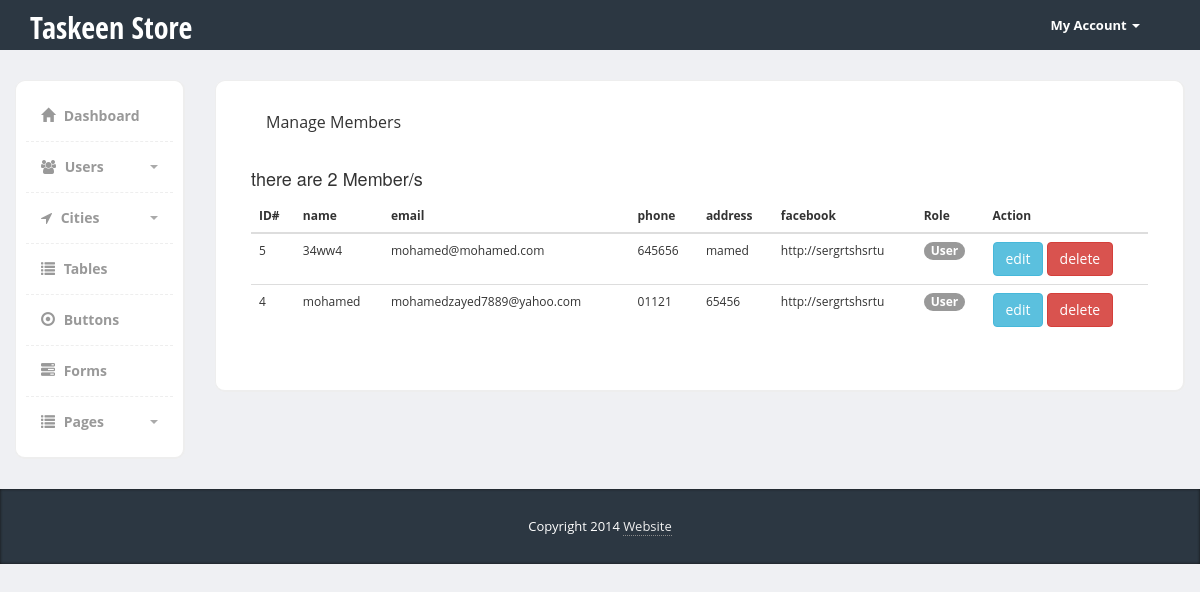
The app's page /Admin/city.php (signed in) with its own data.
### tables this page shows
CREATE TABLE `users` (
  `id` int(11) NOT NULL,
  `name` varchar(255) NOT NULL,
  `email` varchar(255) NOT NULL,
  `phone` varchar(255) NOT NULL,
  `address` varchar(255) NOT NULL,
  `facebook` varchar(255) NOT NULL,
  `password` varchar(255) NOT NULL,
  `isadmin` int(11) NOT NULL DEFAULT '0'
);

### Admin/city.php (the view, shortened to what this page needs)
<?php
    if (isset($_SESSION["admin_mail"])) {
        include "init.php";
        $do = isset($_GET['do']) ? $_GET['do'] : 'Manage';
?>
<div class="page-content">
    <div class="row">
        <?php
        include "includes/templates/sidebar.php";
        ?>
        <?php if ($do == 'Manage'): ?>
        <div class="col-md-10">
            <div class="content-box-large">
                <div class="panel-heading">
                    <div class="panel-title">
                        Manage Members
                    </div>
                </div>
                <?php
                    $stmt = $conn->prepare("SELECT * FROM users WHERE id != 1 ORDER BY id DESC");
                    $stmt->execute();
                    $rows = $stmt->fetchAll();
                    $count = $stmt->rowCount();
                ?>
                <div class="panel-body">
                    <h4>there <?php echo $count === 1 ? 'is ' . $count :  'are ' . $count; ?> Member/s</h4>
                    <div class="table-responsive">
                        <table class="table">
                            <thead>
                                <tr>
                                    <th>ID#</th>
                                    <th>name</th>
                                    <th>email</th>
                                    <th>phone</th>
                                    <th>address</th>
                                    <th>facebook</th>
                                    <th>Role</th>
                                    <th>Action</th>
                                </tr>
                            </thead>
                            <tbody>
                                <?php if ($count > 0): ?>
                                    <?php foreach ($rows as $row): ?>
                                        <tr>
                                            <td><?php echo $row['id']; ?></td>
                                            <td><?php echo $row['name']; ?></td>
                                            <td><?php echo $row['email']; ?></td>
                                            <td><?php echo $row['phone']; ?></td>
                                            <td><?php echo $row['address']; ?></td>
                                            <td><?php echo $row['facebook']; ?></td>
                                            <td>
                                                <?php if ($row['isadmin'] == 1): ?>
                                                    <span class="badge">Admin</span>
                                                <?php else: ?>
                                                    <span class="badge">User</span>
                                                <?php endif; ?>
                                            </td>
                                            <td>
                                                <a href="#" class="btn btn-info">edit</a>
                                                <a href="#" class="btn btn-danger">delete</a>
                                            </td>
                                        </tr>
                                    <?php endforeach; ?>
                                <?php else: ?>
                                    <tr>
                                        <div class="alert alert-success">Add Members Please</div>
                                    </tr>
                                <?php endif; ?>
                            </tbody>
                        </table>
                    </div>
                </div>
            </div>
        </div>
        <?php endif; ?>
    </div>
</div>
<?php
        include "includes/templates/footer.php";
    }else {
        header ("Location: login.php");
        exit();
    }
?>

### Admin/includes/templates/header.php (shortened to what this page needs)
<!DOCTYPE html>
<html>
<head>
    <link href="layouts/css/jquery-ui-1.10.4.css" rel="stylesheet" media="screen">
    <link href="layouts/bootstrap/css/bootstrap.min.css" rel="stylesheet">
    <link href="layouts/css/bootstrap-editable.css" rel="stylesheet"/>
    <link href="layouts/css/styles.css" rel="stylesheet">
    <link href="layouts/css/buttons.css" rel="stylesheet">
    <link href="layouts/css/font-awesome.min.css" rel="stylesheet">
    <link href="layouts/vendors/form-helpers/css/bootstrap-formhelpers.min.css" rel="stylesheet">
    <link href="layouts/vendors/select/bootstrap-select.min.css" rel="stylesheet">
    <link href="layouts/vendors/tags/css/bootstrap-tags.css" rel="stylesheet">
    <link href="layouts/vendors/bootstrap-datetimepicker/datetimepicker.css" rel="stylesheet">
    <link href="layouts/css/forms.css" rel="stylesheet">
</head>
<body>

### Admin/init.php (shortened to what this page needs)
<?php
    include "includes/templates/header.php";
    if (!isset($loginPage)) {
        include "includes/templates/nav.php";
    }
?>

### Admin/includes/templates/nav.php (shortened to what this page needs)
<div class="header">
    <div class="container">
        <div class="row">
            <div class="col-md-10">
                <div class="logo">
                    <h1><a href="index.php">Taskeen Store</a></h1>
                </div>
            </div>
            <div class="col-md-2">
                <div class="navbar navbar-inverse" role="banner">
                    <nav class="collapse navbar-collapse bs-navbar-collapse navbar-right" role="navigation">
                        <ul class="nav navbar-nav">
                            <li class="dropdown">
                                <a href="#" class="dropdown-toggle" data-toggle="dropdown">My Account <b class="caret"></b></a>
                            </li>
                        </ul>
                    </nav>
                </div>
            </div>
        </div>
    </div>
</div>

### Admin/includes/templates/sidebar.php (shortened to what this page needs)
<div class="col-md-2">
  <div class="sidebar content-box" style="display: block;">
      <ul class="nav">
          <li><a href="index.php"><i class="glyphicon glyphicon-home"></i> Dashboard</a></li>
          <li class="submenu">
               <a href="#">
                  <i class="fa fa-users"></i> Users
                  <span class="caret pull-right"></span>
               </a>
          </li>
          <li class="submenu">
               <a href="#">
                  <i class="fa fa-location-arrow"></i> Cities
                  <span class="caret pull-right"></span>
               </a>
          </li>
          <li><a href="tables.php"><i class="glyphicon glyphicon-list"></i> Tables</a></li>
          <li><a href="buttons.php"><i class="glyphicon glyphicon-record"></i> Buttons</a></li>
          <li><a href="forms.php"><i class="glyphicon glyphicon-tasks"></i> Forms</a></li>
          <li class="submenu">
               <a href="#">
                  <i class="glyphicon glyphicon-list"></i> Pages
                  <span class="caret pull-right"></span>
               </a>
          </li>
      </ul>
   </div>
</div>

### Admin/includes/templates/footer.php (shortened to what this page needs)
    <?php if (!isset($loginPage)): ?>
        <footer>
            <div class="container">
                <div class="copy text-center">
                    Copyright 2014 <a href='#'>Website</a>
                </div>
            </div>
        </footer>
    <?php endif; ?>
  </body>
</html>

### Admin/layouts/css/styles.css (style rules this page uses)
body { font-family: 'Open Sans', sans-serif; background-color: #f7f7f7; position: relative; margin: 0px; font-size: 12px; padding: 0px; }
.page-content > .row { margin-left: 0px !important; margin-right: 0px !important; margin-top: 30px; }
footer { background-color:#2c3742; box-shadow:inset 0px 0px 3px #111; color:#fff; font-size:14px; line-height:25px; padding:10px 0px 10px 0px; bottom: 0px; }
footer a { color:#eee; text-decoration:none; border-bottom:1px dotted #888; }
footer .copy { font-size:13px; margin:15px 0px; }
.header { height:50px; background-color: #2c3742; }
.header .logo h1 { font-size:30px; margin:0px; padding:10px 0px; }
.header .logo h1 a { color:#fff; font-family: 'Open Sans Condensed', sans-serif; }
.header .navbar * { box-shadow:none !important; }
.header .navbar { background:none !important; border:0px !important; }
.header .navbar .nav > li > a { color:#fff !important; font-size:13px !important; border-bottom:0px !important; margin-top:0px !important; font-weight:bold; }
.header .navbar-collapse { border:0px !important; }
.header .navbar-nav .caret { border-top-color:#fff !important; border-bottom-color:#fff !important; }
.content-box, .content-box-large { margin-bottom:30px; background:#fff; border-radius:10px; padding:10px; border-left:1px solid #eee; border-top:1px solid #eee; border-right:2px solid #eee; border-bottom:2px solid #eee; }
.content-box-large { padding: 20px; }
.sidebar ul.nav, .sidebar ul.nav ul { list-style: none; padding: 0px; margin: 0px; }
.sidebar .nav > li { margin: 0; border-bottom:1px dashed #eee; }
.sidebar .nav > li:last-child { border-bottom:0px; }
.sidebar .nav > li > a { font-size: 14px; line-height: 20px; padding: 15px 15px; color: #999; display: block; font-weight:bold; background:none; text-decoration: none; border-top:0px; font-weight:bold; }
.sidebar .nav > li > a > i { margin-right:5px; }
.sidebar .nav a .caret { float: right; width: 0; height: 0; display: inline-block; vertical-align: top; border-top: 4px solid #aaa; border-right: 4px solid transparent; border-left: 4px solid transparent; content: ""; margin-top: 8px; margin-left: 2px; }
body { background-color: #eff0f3; }
.panel-heading>.panel-title, .content-box-header .panel-title { float: left; padding: 10px 15px; padding-top: 0px; }
.panel-body { clear:both; }

### records on screen
users: id "5", name "34ww4", email "mohamed@mohamed.com", phone "645656", address "mamed", facebook "http://sergrtshsrtu", isadmin "User"
users: id "4", name "mohamed", email "mohamedzayed7889@yahoo.com", phone "01121", address "65456", facebook "http://sergrtshsrtu", isadmin "User"

### other values on screen
$count "2"
